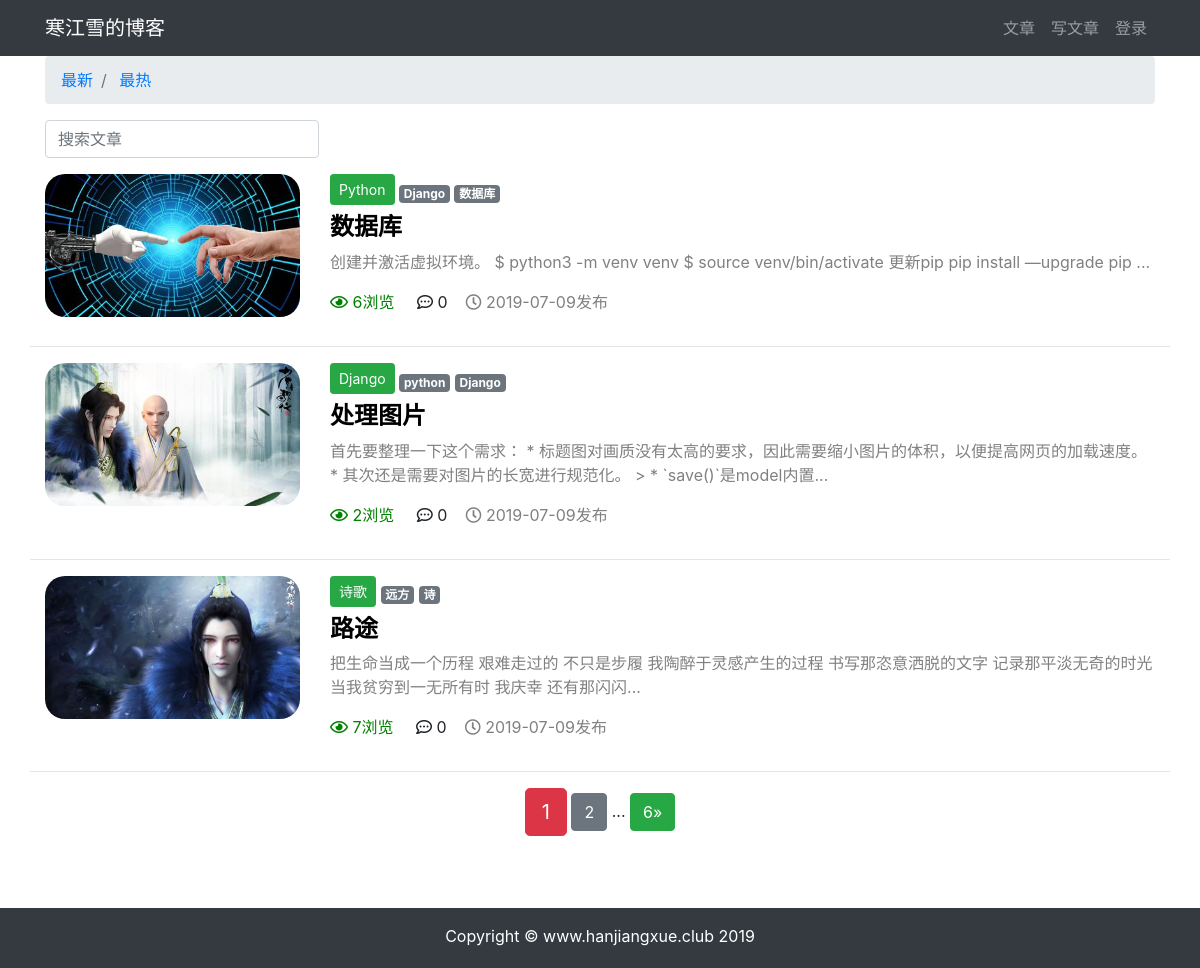
Before: /article/article-list with the older database file.
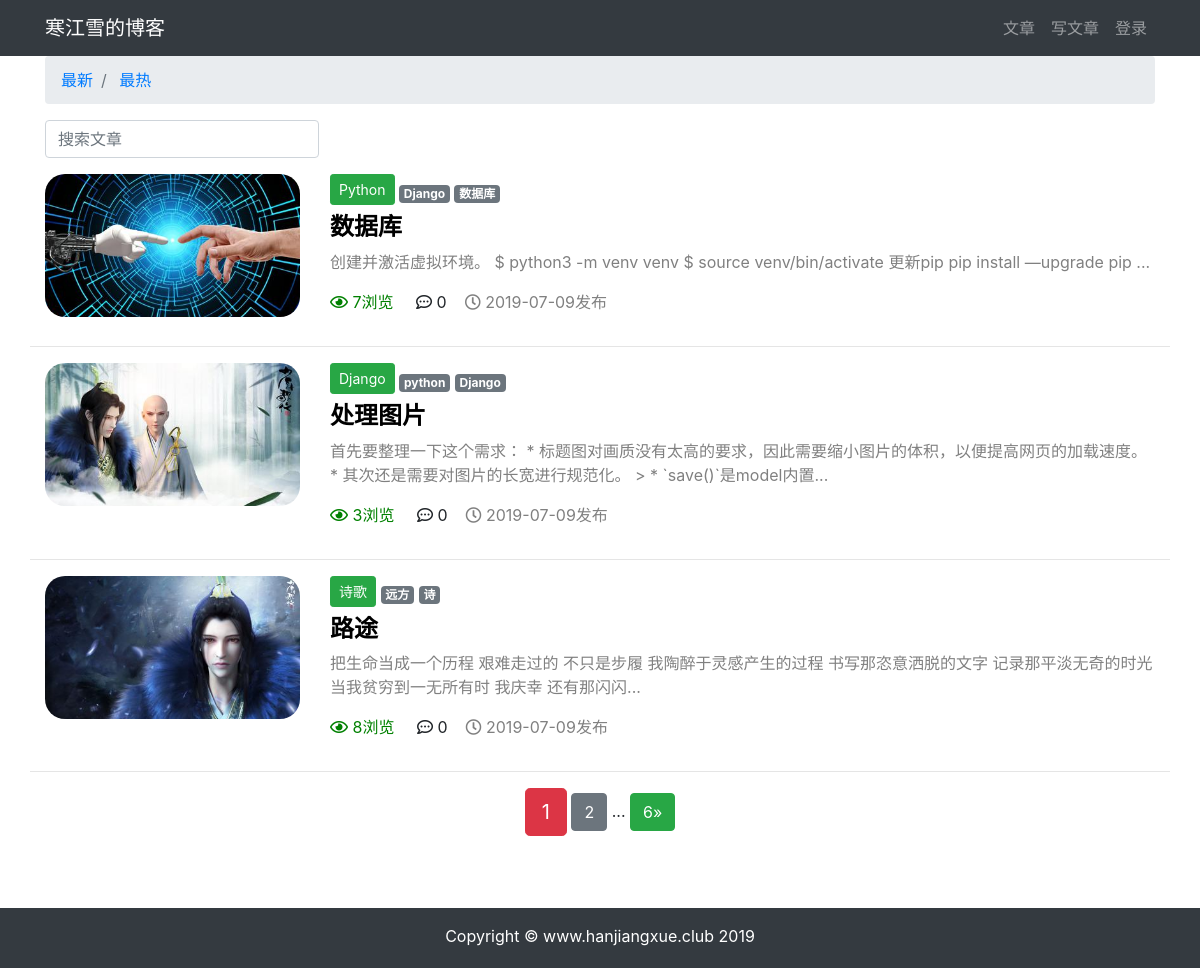
After: the same page with the newer database file.
### article/models.py (models this page shows, shortened)
class ArticlePost(models.Model):
    author = models.ForeignKey(User, on_delete=models.CASCADE, verbose_name='文章')
    column = models.ForeignKey(ArticleColumn, null=True, blank=True, on_delete=models.CASCADE, related_name='article',
                               verbose_name='栏目')
    tags = TaggableManager(blank=True)
    avatar = models.ImageField(upload_to='article/%Y%m%d',blank=True)
    title = models.CharField(max_length=100, verbose_name='标题')
    body = models.TextField(verbose_name='正文')
    total_views = models.PositiveIntegerField(default=0,verbose_name='浏览量')
    created_time = models.DateTimeField(default=timezone.now, verbose_name='创建时间')
    update_time = models.DateTimeField(auto_now=True, verbose_name='更新时间')
    class Meta:
        ordering = ('-created_time',)  # 注意这里是元组（Tuple）
        verbose_name = "文章"
        verbose_name_plural = '文章'

class ArticleColumn(models.Model):
    title = models.CharField(max_length=200, blank=True, verbose_name='栏目标题')
    created = models.DateTimeField(default=timezone.now, verbose_name='栏目创建时间')
    def __str__(self):
        return self.title
    class Meta:
        verbose_name = '栏目'
        verbose_name_plural = '栏目'

### article/views.py (the view)
# urls.py: path('article-list', views.article_list, name='article_list'),
def article_list(request):
    search = request.GET.get('search')
    order = request.GET.get('order')
    column = request.GET.get('column')
    tag = request.GET.get('tag')
    article_list = ArticlePost.objects.all()
    if search:
        article_list = article_list.filter(
            Q(title__icontains=search)|
            Q(body__icontains=search)
        )
    else:
        search=''
    if column is not None and column.isdigit():
        article_list = article_list.filter(column=column)
    if tag and tag != 'None':
        article_list = article_list.filter(tags__name__in=[tag])
    if order == 'total_views':
        article_list = article_list.order_by('-total_views')
    paginator = Paginator(article_list, 3)
    page = request.GET.get('page')
    articles = paginator.get_page(page)
    context = {'articles': articles,
               'order': order,
               'search': search,
               'column': column,
               'tag': tag,
               }
    return render(request, 'article/list.html', context)

### templates/article/list.html (shortened to what this page needs)
{% extends 'base.html' %}
{% load staticfiles %}
{% block content %}
<div class="container">
    <nav aria-label="breadcrumb">
        <ol class="breadcrumb">
            <li class="breadcrumb-item">
                <a href="{% url 'article:article_list' %}?search={{ search }}&column={{ column }}&tag={{ tag }}">最新</a>
            </li>
            <li class="breadcrumb-item">
                <a href="{% url 'article:article_list' %}?order=total_views&search={{ search }}&column={{ column }}&tag={{ tag }}">最热</a>
            </li>
        </ol>
    </nav>
    <div class="row">
        <div class="col-auto mr-auto">
            <form class="form-inline">
                <input type="text" class="form-control mb-2 mr-sm-2" name="search" placeholder="搜索文章" required>
            </form>
        </div>
    </div>
      <div class="row mt-2">
          {% for article in articles %}
              {% if article.avatar %}
                  <div class="col-3">
                    <img src="{{ article.avatar.url }}" alt="avatar" style="max-width: 100%; border-radius: 20px">
                  </div>
              {% endif %}
           <div class="col">
               {% if article.column %}
                   <button type="button" class="btn btn-sm mb-2 btn-success"   href="{% url 'article:article_list' %}?tag={{ tag }}&column={{ column }} ">{{ article.column }}</button>
               {% endif %}
                <span>
                    {% for tag in article.tags.all %}
                        <a href="{% url 'article:article_list' %}?tag={{ tag }}&column={{ column }}" class="badge badge-secondary">{{ tag }}</a>
                    {% endfor %}
                </span>
               <h4 >
                   <b>
                       <a href="{% url 'article:article_detail' article.pk %}" style="color: black">{{ article.title }}</a>
                   </b>
               </h4>
               <div >
                   <p style="color: gray">{{ article.body|slice:'100' }}...</p>
               </div>
                <P>
                    <span style="color: green">
                        <i class="far fa-eye"></i>
                        {{ article.total_views }}浏览&nbsp;&nbsp;&nbsp;&nbsp;
                    </span>
                    <span>
                        <i class="far fa-comment-dots"></i>
                        {{ article.comments.count }}&nbsp;&nbsp;&nbsp;
                    </span>
                    <span style="color: grey">
                        <i class="far fa-clock"></i>
                        {{ article.created_time|date:'Y-m-d' }}发布&nbsp;&nbsp;&nbsp;
                    </span>
                </P>
           </div>
            <hr style="width: 100%;">
          {% endfor %}
      </div>
    <div class="paginator row">
        <div class="m-auto">
            <span class="step-links">
            <span class="current btn btn-danger btn-lg">{{ articles.number }}</span>
            {% if articles.has_next %}
                <a href="?page={{ articles.next_page_number }}&order={{ order }}&search={{ search }}&column={{ column }}&tag={{ tag }}" class="btn btn-secondary">{{ articles.next_page_number }}</a>
                <span>...</span>
                <a href="?page={{ articles.paginator.num_pages }}&order={{ order }}&search={{ search }}&column={{ column }}&tag={{ tag }}" class="btn btn-success"> {{ articles.paginator.num_pages }}&raquo;</a>
            {% endif %}
        </div>
    </div>
</div>
{% endblock content %}

### templates/base.html (shortened to what this page needs)
{% load staticfiles %}
<!DOCTYPE html>
<html lang="en">
<head>
    <link rel="stylesheet" href="{% static 'bootstrap/css/bootstrap.min.css' %}">
    <link rel="stylesheet" href="{% static 'md_css/monokai.css'%}">
    <link rel="stylesheet" href="https://use.fontawesome.com/releases/v5.8.1/css/all.css",
,
    >
</head>
<body>
    {% include 'header.html' %}
    <div id="wrapper">
        {% block content %} {% endblock content %}
        <div id="push"></div>
    </div>
    {% include 'footer.html' %}
</body>
</html>

### templates/header.html (shortened to what this page needs)
{% load staticfiles %}
<nav class="navbar navbar-expand-lg navbar-dark bg-dark">
    <div class="container">
         <a class="navbar-brand" href="#"> 寒江雪的博客</a>
        <div>
            <ul class="navbar-nav">
                <li class="nav-item">
                    <a class="nav-link" href="{% url 'article:article_list' %}">文章</a>
                </li>
                <li class="nav-item">
                    <a class="nav-link" href="{% url "article:article_create" %}">写文章</a>
                </li>
                {% if user.is_authenticated %}
                <li class="nav-item dropdown">
                    <a class="nav-link dropdown-toggle" href="#" id="navbarDropDown" role="button" data-toggle="dropdown" aria-haspopup="true" aria-expanded="false">
                        {{ user.username }}
                    </a>
                    <div class="dropdown-menu" aria-labelledby="navbarDropDown">
                        <a class="dropdown-item" href="{% url 'userprofile:logout' %}">退出登录</a>
                        <a class="dropdown-item" href="#" onclick="user_delete()">删除用户</a>
                        <a class="dropdown-item" href="{% url 'userprofile:edit' user.pk %}">个人信息</a>
                    </div>
                </li>
                {% else %}
                <li class="nav-item">
                    <a class="nav-link" href="{% url 'userprofile:login' %}">登录</a>
                </li>
                {% endif %}
            </ul>
        </div>
    </div>
</nav>

### templates/footer.html
{% load staticfiles %}
<div>
    <br><br><br>
</div>
<footer class="py-3 bg-dark" id="footer">
    <div class="container">
        <p class="m-0 text-center text-white">Copyright &copy; www.hanjiangxue.club 2019</p>
    </div>
</footer>

### templates/base.html (style rules this page uses)
html, body { height: 100%; margin: 0; }
#wrapper { min-height: 100%; margin-bottom: -60px; }
#footer, #push { height: 60px; }

Changed rows visible on the page:
changed ArticlePost "数据库": total_views "6" → "7"
changed ArticlePost "处理图片": total_views "2" → "3"
changed ArticlePost "路途": total_views "7" → "8"
